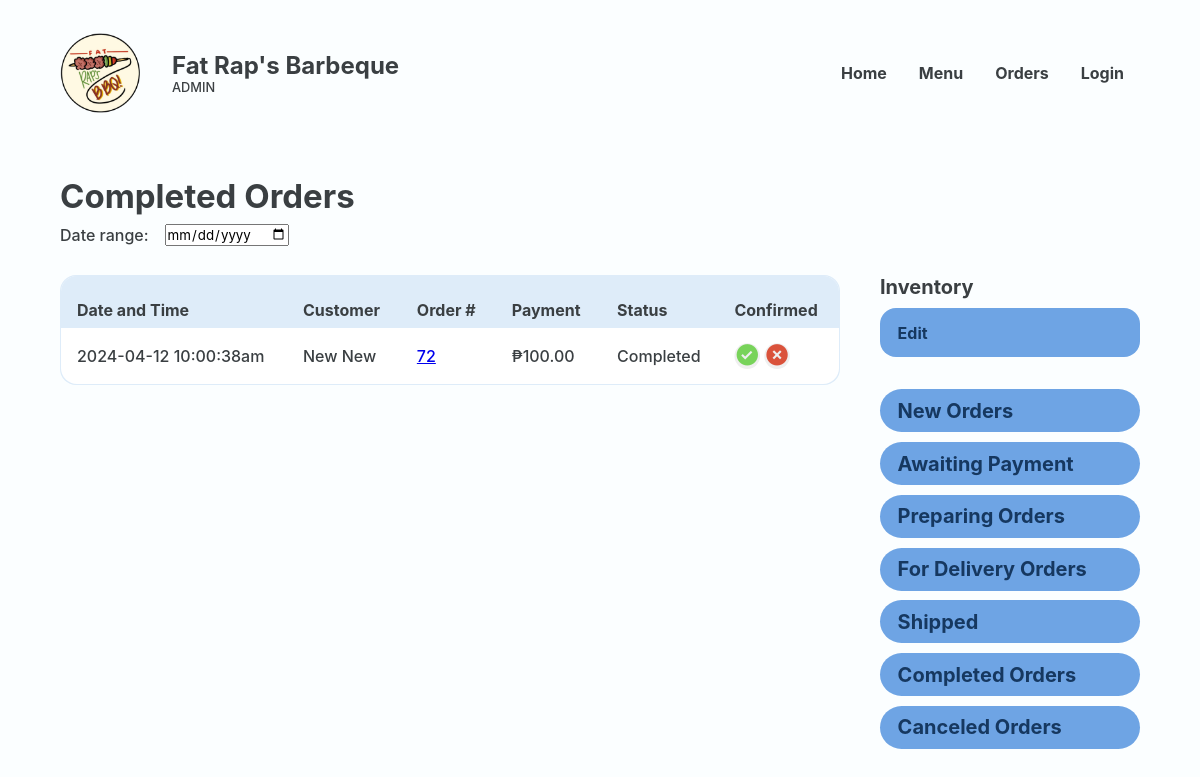
Before: /Website/admin-completed-orders.php with the older database file.
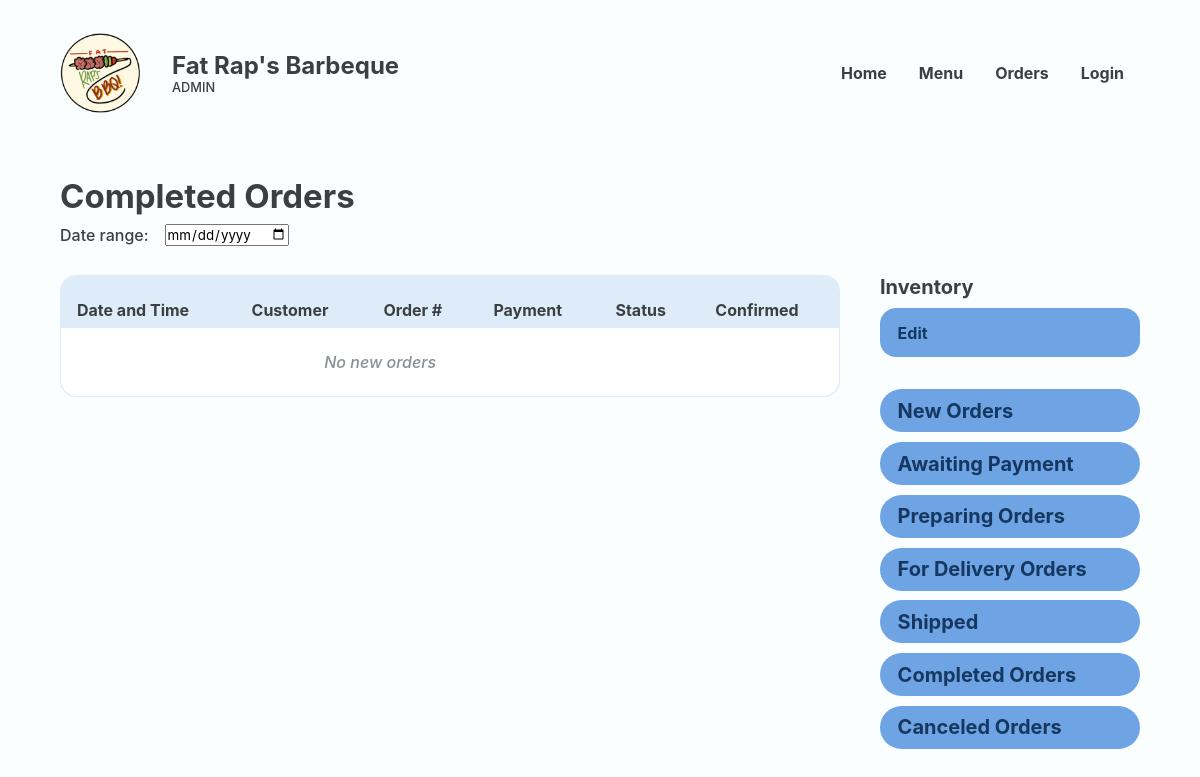
After: the same page with the newer database file.
### tables this page shows
CREATE TABLE `placed_order` (
  `PLACED_ORDER_ID` int(18) UNSIGNED NOT NULL,
  `PRSN_ID` int(18) NOT NULL,
  `CUS_NAME` varchar(20) NOT NULL,
  `CUS_NUMBER` varchar(11) NOT NULL,
  `CUS_EMAIL` varchar(35) NOT NULL,
  `PLACED_ORDER_DATE` varchar(50) NOT NULL,
  `PLACED_ORDER_TOTAL` decimal(10,2) NOT NULL,
  `DELIVERY_ADDRESS` varchar(255) NOT NULL,
  `DELIVERY_DATE` varchar(50) NOT NULL,
  `PLACED_ORDER_STATUS` varchar(50) NOT NULL,
  `PLACED_ORDER_CONFIRMATION` varchar(50) NOT NULL,
  `PLACED_ORDER_TRACKER` varchar(16) NOT NULL,
  `PLACED_ORDER_NOTE` varchar(50) NOT NULL,
  `REFERENCE_NUMBER` varchar(50) NOT NULL,
  `GUEST_ORDER_IDENTIFIER` varchar(50) NOT NULL
);

### Website/admin-completed-orders.php (the view, shortened to what the changed rows need)
<?php
@include 'constants.php';
?>
<!DOCTYPE html>
<html lang="en">
<head>
    <link rel="stylesheet" href="header-styles.css">
    <link rel="stylesheet" href="admin-styles.css">
    <link href='https://unpkg.com/boxicons@2.1.4/css/boxicons.min.css' rel='stylesheet'>
</head>
<body>
    <header class="backend">
        <div class="header-container">
            <div class="website-title">
                <div class="text">
                    <h1>Fat Rap's Barbeque</h1>
                </div>
            </div>
        </div>
    </header>
    <main>
        <section class="section" id="orders-page">
            <div class="container">
                <div class="section-heading">
                    <h2>Completed Orders</h2>
                </div>
                <section class="with-side-menu">
                    <section class="main-section table-wrapper">
                        <table class="alternating">
                            <tr>
                                <th class="header">Date and Time</th>
                                <th class="header">Customer</th>
                                <th class="header">Order #</th>
                                <th class="header">Payment</th>
                                <th class="header">Status</th>
                                <th class="header">Confirmed</th>
                            </tr>
                            <?php
                            $sql = "SELECT * FROM placed_order WHERE PLACED_ORDER_STATUS = 'Completed'";
                            $res = mysqli_query($conn, $sql);
                            $count = mysqli_num_rows($res);
                            if ($count > 0) {
                                while ($row = mysqli_fetch_assoc($res)) {
                                    $PLACED_ORDER_ID = $row['PLACED_ORDER_ID'];
                                    $CUS_NAME = $row['CUS_NAME'];
                                    $PLACED_ORDER_DATE = $row['PLACED_ORDER_DATE'];
                                    $PLACED_ORDER_TOTAL = $row['PLACED_ORDER_TOTAL'];
                                    $PLACED_ORDER_STATUS = $row['PLACED_ORDER_STATUS'];
                            ?>
                                    <tr>
                                        <td data-cell="Date and Time"><?php echo $PLACED_ORDER_DATE ?></td>
                                        <td data-cell="customer"><?php echo $CUS_NAME ?></td>
                                        <td data-cell="Order #"><a href="<?php echo SITEURL ?>admin-order-details.php?PLACED_ORDER_ID=<?php echo $PLACED_ORDER_ID; ?>"><?php echo $PLACED_ORDER_ID ?></a></td>
                                        <td data-cell="Payment">₱<?php echo $PLACED_ORDER_TOTAL ?></td>
                                        <td data-cell="Payment"><?php echo $PLACED_ORDER_STATUS ?></td>
                                        <td data-cell="Confimed">
                                            <div class="btn-wrapper">
                                                <form method="POST">
                                                    <button class="btn-check" name="confirmed"><i class='bx bxs-check-circle'></i></button>
                                                    <button class="btn-cross" name="not-confirmed"><i class='bx bxs-x-circle'></i></button>
                                                </form>
                                            </div>
                                        </td>
                                    </tr>
                                <?php
                                }
                            } else {
                                ?>
                                <tr>
                                    <td colspan="5" class="error">No new orders</td>
                                </tr>
                            <?php
                            }
                            ?>
                        </table>
                    </section>
                </section>
            </div>
        </section>
    </main>
</body>
</html>

Changed rows visible on the page:
removed placed_order: PLACED_ORDER_DATE "2024-04-12 10:00:38am", CUS_NAME "New New", PLACED_ORDER_ID "72", PLACED_ORDER_TOTAL "100.00", PLACED_ORDER_STATUS "Completed"
Other visible differences:
text now shown: "No new orders"
